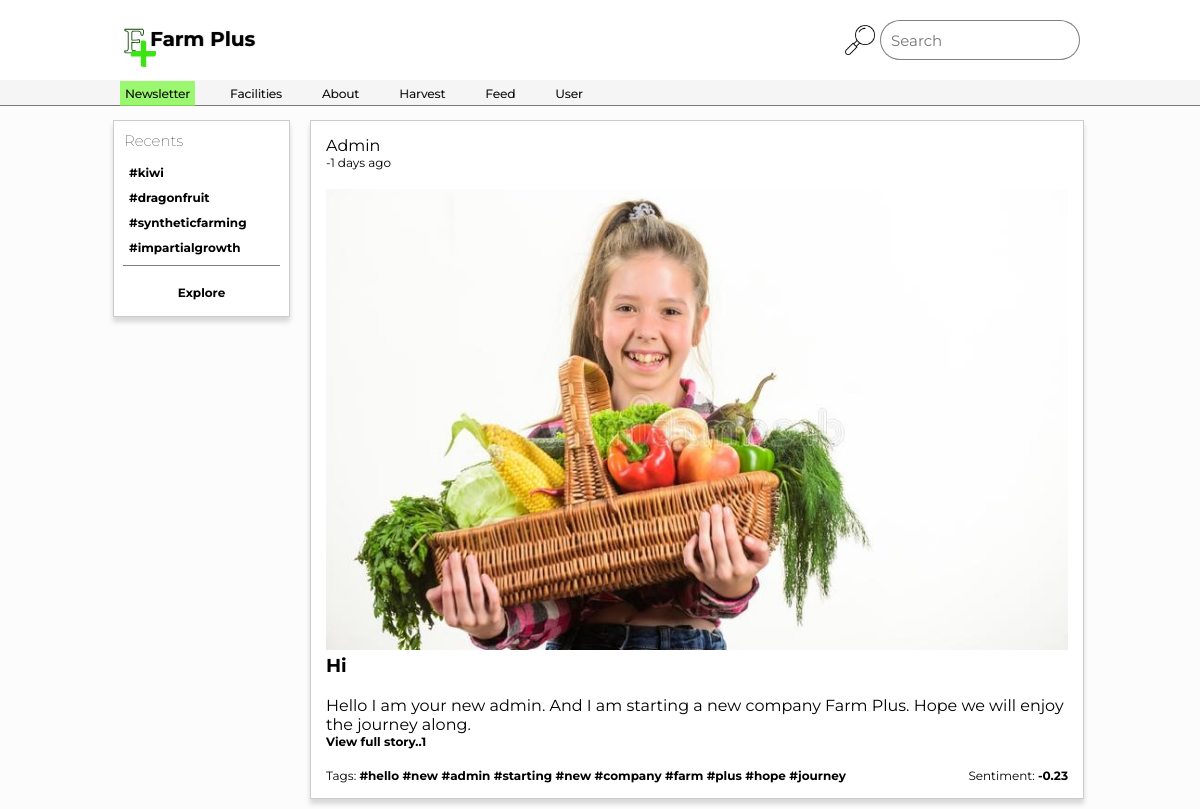
/newsletter, run on the app's committed database.
### __init__.py (models this page shows, shortened)
class News(db.Model):
    id=db.Column('newsid',db.Integer,primary_key=True)
    img=db.Column('newsimg',db.String(100),nullable=True)
    title=db.Column('newstitle',db.String(150),nullable=False)
    content=db.Column('newscontent',db.String(1000),nullable=False)
    time=db.Column('newstime',db.String(50),nullable=False)
    tag=db.Column('newstag',db.String(100),nullable=True)

### __init__.py (the view)
@app.route('/newsletter')
def newsletter():
    news_all=News.query.all()
    revnews=(news_all[::-1])
    time_list=getTimeList(revnews)
    return render_template('innewsletter.html',news=revnews,time_list=time_list)

### __init__.py (called while the page is built)
def getTimeList(revstories):
    time_list=[]
    U=[' days',' months',' years',' hours',' minutes',' seconds']
    for story in revstories:
        pasttime=story.time
        ctime=datetime.now().strftime("%d-%m-%y-%H-%M-%S")
        t1=[int(x) for x in pasttime.split('-')]
        t2=[int(x) for x in ctime.split('-')]
        for i in range(6):
            if not t1[i]==t2[i]:
                time_list.append(str(t2[i]-t1[i])+U[i]+' ago')
                break
            if i==5:
                time_list.append('Just now')
    return time_list

### templates/innewsletter.html (shortened to what this page needs)
{% extends 'inapp.html' %}
{% block nav2 %}
<ul>
    <li><a onclick="axe()" class="active" href="/newsletter">Newsletter</a></li>
    <li><a onclick="axe()" href="/facilities">Facilities</a></li>
    <li><a onclick="axe()" href="/about">About</a></li>
    <li><a onclick="axe()" href="/harvest">Harvest</a></li>
    <li><a onclick="axe()" href="/feed">Feed</a></li>
    <li><a onclick="axe()" href="/dash">User</a></li>
</ul>
{% endblock %}
{% block content %}
    <div class="leftcontainer">
        <div class="card">
            <h5>Recents</h5>
            <div class="tags">
                <li><a href="#">#kiwi</a></li>
                <li><a href="#">#dragonfruit</a></li>
                <li><a href="#">#syntheticfarming</a></li>
                <li><a href="#">#impartialgrowth</a></li>
            </div>
            <div class="div"></div>
            <div class="expand" id="explore">
                <li><a href="#">Explore</a></li>
            </div>
        </div>
    </div>
    <div class="rightcontainer">
        {% if news and time_list %}
    {% for n,t in news|zip(time_list) %}
    <div class="card">
        Admin <div>{{t}}</div><br>
        {% if n.img %}
        <img id="storyImg" src="{{ url_for('static',filename='uploads/'+n.img) }}" alt="">
        {% endif %}
        <br>
        <h3>{{n.title}}</h3>
        <br>
        {{n.content}}<br>
        <div onclick="viewFullStory()" id="fullStory"><span>View full story..{{n.id}}</span></div>
        <br>
        <div class="cardsentiment">
            <div>
                {% if n.tag %}
                Tags:
                <span id="tag">{{n.tag}}</span>
                {% else %}
                All stopwords
                {% endif %}
            </div>
            <div>
                Sentiment:
                <span id="sentival">-0.23</span>
            </div>
        </div>
    </div>
    {% endfor %}
    {% endif %}
    </div>
{% endblock %}

### static/styles/inapp4.css (style rules this page uses)
* { margin: 0; padding:0; box-sizing: border-box; font-family: 'Montserrat', sans-serif; cursor: default; }
body { background-color: rgba(230,230,230,.1); display: flex; }
.card { background-color: white; border: 1px solid; min-height: fit-content; overflow: hidden; border-color: rgba(0,0,0,0.2); box-shadow: 0 5px 5px rgba(0,0,0,0.15); }
.navbar2 ul { display: flex; }
.navbar2 ul li { list-style: none; padding-right: 30px; }
.navbar2 ul li a { text-decoration: none; color: black; cursor: pointer; font-size: 12px; text-shadow: .5px 0 0 rgba(0,0,0,0.5); padding: 5px; transition: all .5s; }
.navbar2 ul li .active { background-color: rgba(117, 248, 56,.7); }
.leftcontainer { margin-top: 15vh; display: flex; flex-direction: column; min-height: fit-content; align-items:flex-end; justify-content:flex-start; width: 25%; }
.leftcontainer .card { width: 59%; margin-right: 10px; margin-bottom: 10px; }
.leftcontainer .card h5 { padding-top: 15px; padding: 10px; font-size: 15px; font-weight: lighter; }
.leftcontainer .card .tags { width: 100%; }
.leftcontainer .card .tags li { list-style: none; width: 100%; display: flex; }
.leftcontainer .card .tags li a { font-size: 12px; font-weight: bolder; color: black; text-decoration: none; padding: 5px; padding-left: 15px; width: 100%; cursor: pointer; }
.leftcontainer .card .div { width: 90%; margin-left: 5%; height: 1px; background-color: rgba(0,0,0,0.5); margin-top: 5px; }
.leftcontainer .card .expand { width: 100%; height: 50px; display: flex; align-items: center; justify-content: center; cursor: pointer; }
.leftcontainer .card .expand li { list-style: none; }
.leftcontainer .card .expand li a { font-size: 12px; text-decoration: none; color: black; font-weight: bolder; cursor: pointer; }
.rightcontainer { margin-top: 15vh; min-height: fit-content; display: flex; width: 75%; flex-direction: column; align-items: flex-start; }
.rightcontainer .card { width: 86%; margin-left: 10px; padding-top: 25px; padding-bottom: 10px; margin-bottom: 10px; padding: 15px; }
.rightcontainer .card div { font-size: 12px; }
.rightcontainer .card span { font-weight: bolder; }
.rightcontainer .card .cardsentiment { display: flex; justify-content: space-between; width: 100%; }
.rightcontainer .card #fullStory span { cursor: pointer; }
.rightcontainer .card #storyImg { width: 100%; }

### data on the page
News: t "-1 days ago", newsimg (picture), title "Hi", content "Hello I am your new admin. And I am starting a new company Farm Plus. Hope we will enjoy the journey along.", id "1", tag "#hello #new #admin #starting #new #company #farm #plus #hope #journey"
